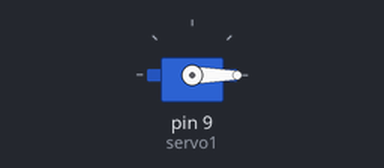
Recording of a sketch running on a simulated Arduino Uno, built with avr-gcc and run on an emulated ATmega328P. On the bench: servo.

Above: at 0.05 s.
Timing chart, 0 to 4.6 s (numbered marks = the images above):
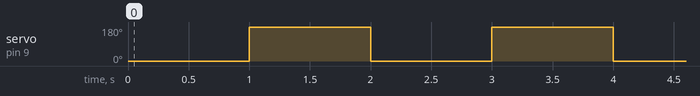

The sketch:

servoMotor.ino
```cpp
/**
  servo motor
  @author Guilherme Holi

*/

//incluir uma biblioteca
#include <Servo.h>
//criar um objeto usando uma biblioteca
Servo servo1;

void setup() {
  servo1.attach(9); //servo ligado no pino 9 (PWM)

}

void loop() {
  servo1.write(0); //girar o servo (0 graus) (0 a 180)
  delay(1000);
  servo1.write(180); //girar o servo (180 graus) (0 a 180)
  delay(1000);

}
```

Measured:
- by itself, servo on pin 9 (servo1): alternates 180° for 1.0 s and 0° for 1.0 s
